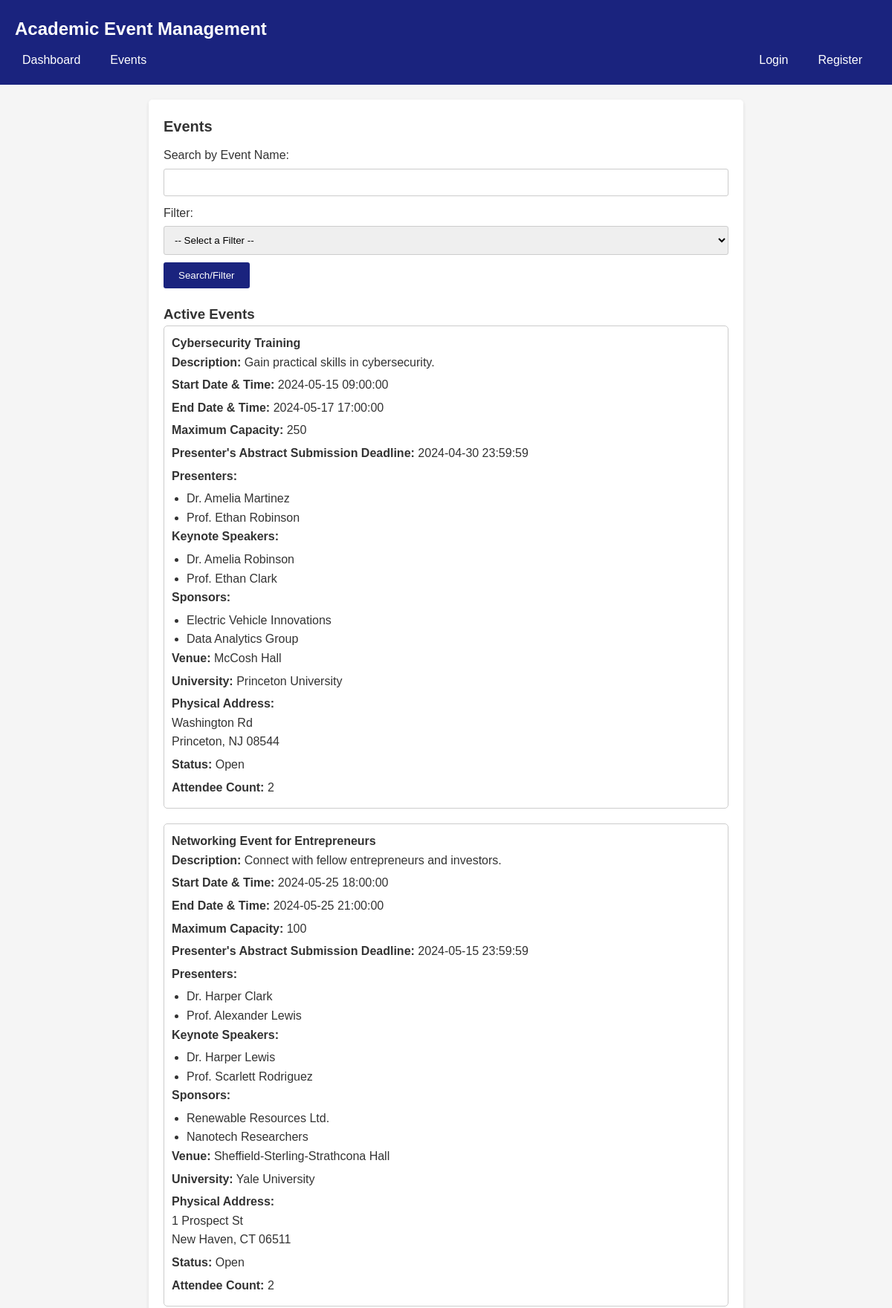
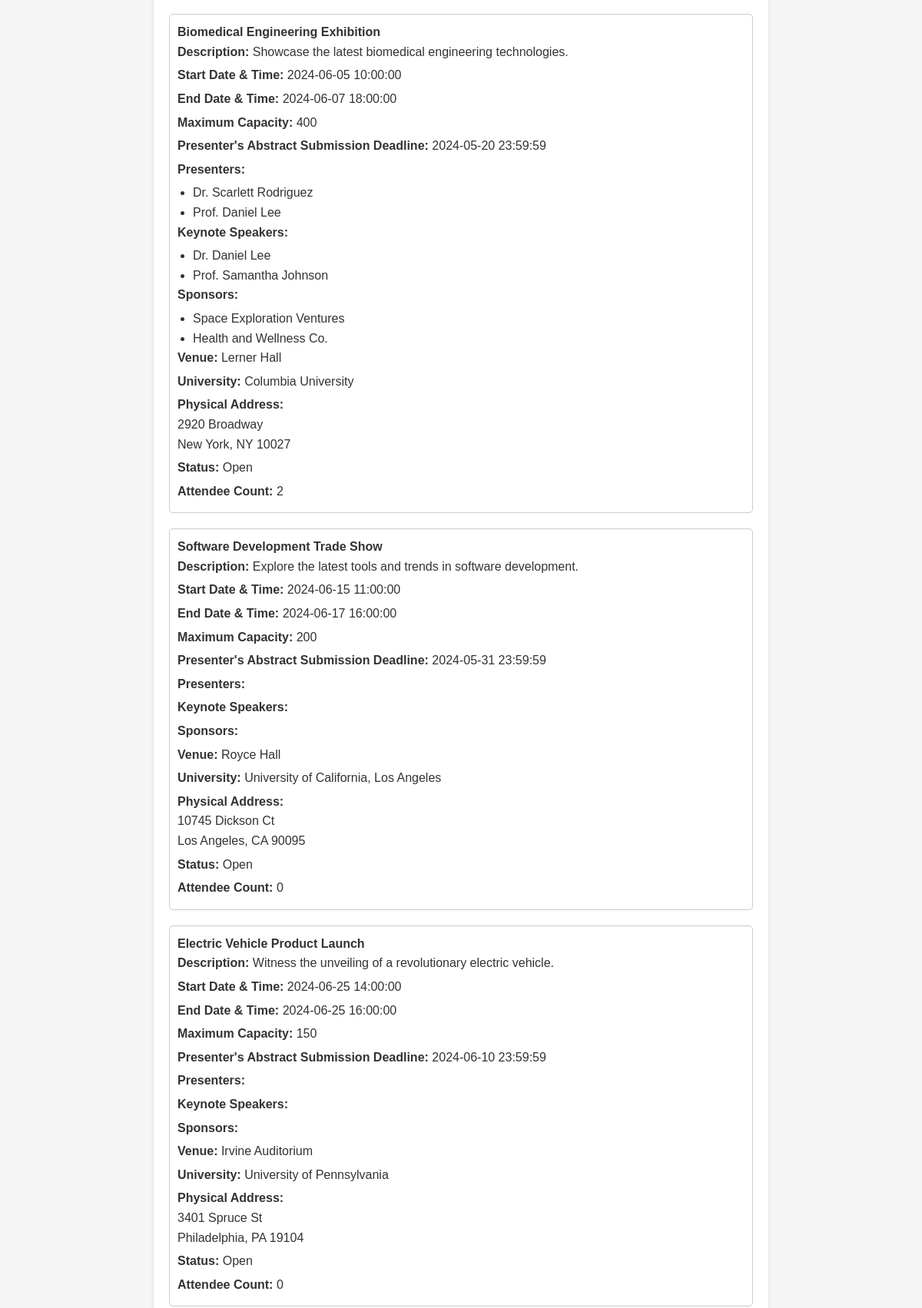
Screenshot of /events.php (upper part) with the database file from the repository (2 pictures, top to bottom).
### tables this page shows
CREATE TABLE IF NOT EXISTS `Event` (
    Event_ID INT PRIMARY KEY AUTO_INCREMENT,
    Event_Type_ID INT,
    Location_ID INT,
    U_ID INT,
    Start_Date_Time DATETIME,
    End_Date_Time DATETIME,
    Max_Capacity INT,
    Presenter_Deadline DATETIME,
    Event_Name VARCHAR(255),
    F_Date_Time DATETIME,
    Created_At DATETIME,
    Is_Published BOOLEAN,
    Description TEXT,
    Status ENUM('Open', 'Full', 'Cancelled') DEFAULT 'Open',
    FOREIGN KEY (Event_Type_ID) REFERENCES Event_Type(Event_Type_ID),
    FOREIGN KEY (Location_ID) REFERENCES Location(Location_ID),
    FOREIGN KEY (U_ID) REFERENCES U(U_ID)
);

CREATE TABLE IF NOT EXISTS Presenter (
    Presenter_ID INT PRIMARY KEY AUTO_INCREMENT,
    Presenter_Name VARCHAR(255),
    Create_At DATETIME
);

CREATE TABLE IF NOT EXISTS Speaker (
    Speaker_ID INT PRIMARY KEY AUTO_INCREMENT,
    Speaker_Name VARCHAR(255),
    Created_At DATETIME
);

CREATE TABLE IF NOT EXISTS Sponsor (
    Sponsor_ID INT PRIMARY KEY AUTO_INCREMENT,
    Sponsor_Name VARCHAR(255),
    Create_At DATETIME
);

CREATE TABLE IF NOT EXISTS Location (
    Location_ID INT PRIMARY KEY AUTO_INCREMENT,
    Venue VARCHAR(255),
    Street_Address VARCHAR(255),
    City VARCHAR(255),
    State VARCHAR(255),
    Zip_Code VARCHAR(10)
);

CREATE TABLE IF NOT EXISTS U (
    U_ID INT PRIMARY KEY AUTO_INCREMENT,
    U_Name VARCHAR(255),
    Created_At DATETIME
);

### events.php (the view, shortened to what this page needs)
<?php
require_once 'event_management.php';
$loggedIn = isset($_SESSION['user_id']);
$currentDate = date('Y-m-d');
?>
<!DOCTYPE html>
<html>
<head>
    <link rel="stylesheet" type="text/css" href="css/style.css">
</head>
<body>
<header>
    <h1>Academic Event Management</h1>
        <nav class="navbar">
            <ul class="navbar-left">
                <li><a href="dashboard.php">Dashboard</a></li>
                <li><a href="events.php">Events</a></li>
            </ul>
            <ul class="navbar-right">
                <?php if (isset($_SESSION['user_id'])) : ?>
                    <li><a href="logout.php">Logout</a></li>
                <?php else : ?>
                    <li><a href="login.php">Login</a></li>
                    <li><a href="register.php">Register</a></li>
                <?php endif; ?>
            </ul>
        </nav>
</header>
    <main>
        <h2>Events</h2>
        <form action="events.php" method="POST">
            <label for="search_name">Search by Event Name:</label>
            <input type="text" id="search_name" name="search_name">
            <label for="view_select">Filter:</label>
            <select id="view_select" name="view_select">
                <option value="">-- Select a Filter --</option>
            </select>
            <button type="submit">Search/Filter</button>
        </form>
        <?php
        if ($_SERVER["REQUEST_METHOD"] == "POST") {
            $search_name = $_POST["search_name"];
            $selectedView = $_POST["view_select"];
            if (!empty($search_name) && !empty($selectedView)) {
                $sql = "SELECT * FROM $selectedView WHERE Event_Name LIKE '%$search_name%'";
            } elseif (!empty($search_name)) {
                $sql = "SELECT * FROM `Event` WHERE Event_Name LIKE '%$search_name%'";
            } elseif (!empty($selectedView)) {
                $sql = "SELECT * FROM $selectedView";
            } else {
                $sql = "SELECT E.*, L.Venue, L.Street_Address, L.City, L.State, L.Zip_Code, U.U_Name,
                               (SELECT COUNT(*) FROM User_Event UE WHERE UE.Event_ID = E.Event_ID) AS Attendee_Count
                        FROM `Event` E
                        INNER JOIN Location L ON E.Location_ID = L.Location_ID
                        INNER JOIN U ON E.U_ID = U.U_ID
                        WHERE E.Is_Published = TRUE AND E.Start_Date_Time > '$currentDate'";
            }
            $result = $conn->query($sql);
            if ($result->num_rows > 0) {
                echo "<h3>Results</h3>";
                while ($row = $result->fetch_assoc()) {
                    echo "<div class='event'>";
                    echo "<h4>" . $row["Event_Name"] . "</h4>";
                    echo "<p><strong>Description:</strong> " . $row["Description"] . "</p>";
                    echo "<p><strong>Start Date & Time:</strong> " . $row["Start_Date_Time"] . "</p>";
                    echo "<p><strong>End Date & Time:</strong> " . $row["End_Date_Time"] . "</p>";
                    echo "<p><strong>Maximum Capacity:</strong> " . $row["Max_Capacity"] . "</p>";
                    echo "<p><strong>Presenter's Abstract Submission Deadline:</strong> " . $row["Presenter_Deadline"] . "</p>";
                    $event_id = $row["Event_ID"];
                    $presenter_sql = "SELECT P.Presenter_Name
                                      FROM Presenter P
                                      INNER JOIN Presenter_Event PE ON P.Presenter_ID = PE.Presenter_ID
                                      WHERE PE.Event_ID = $event_id";
                    $presenter_result = $conn->query($presenter_sql);
                    echo "<p><strong>Presenters:</strong></p>";
                    echo "<ul>";
                    while ($presenter_row = $presenter_result->fetch_assoc()) {
                        echo "<li>" .  $presenter_row["Presenter_Name"] . "</li>";
                    }
                    echo "</ul>";
                    $speaker_sql = "SELECT S.Speaker_Name
                                    FROM Speaker S
                                    INNER JOIN Speaker_Event SE ON S.Speaker_ID = SE.Speaker_ID
                                    WHERE SE.Event_ID = $event_id";
                    $speaker_result = $conn->query($speaker_sql);
                    echo "<p><strong>Keynote Speakers:</strong></p>";
                    echo "<ul>";
                    while ($speaker_row = $speaker_result->fetch_assoc()) {
                        echo "<li>" . $speaker_row["Speaker_Name"] . "</li>";
                    }
                    echo "</ul>";
                    $sponsor_sql = "SELECT S.Sponsor_Name
                                    FROM Sponsor S
                                    INNER JOIN Sponsor_Event SE ON S.Sponsor_ID = SE.Sponsor_ID
                                    WHERE SE.Event_ID = $event_id";
                    $sponsor_result = $conn->query($sponsor_sql);
                    echo "<p><strong>Sponsors:</strong></p>";
                    echo "<ul>";
                    while ($sponsor_row = $sponsor_result->fetch_assoc()) {
                        echo "<li>" . $sponsor_row["Sponsor_Name"] . "</li>";
                    }
                    echo "</ul>";
                    echo "<p><strong>Venue:</strong> " . $row["Venue"] . "</p>";
                    echo "<p><strong>University:</strong> " . $row["U_Name"] . "</p>";
                    echo "<p><strong>Physical Address:</strong><br>";
                    echo $row["Street_Address"] . "<br>";
                    echo $row["City"] . ", " . $row["State"] . " " . $row["Zip_Code"] . "</p>";
                    echo "<p><strong>Status:</strong> " . $row["Status"] . "</p>";
                    echo "<p><strong>Attendee Count:</strong> " . $row["Attendee_Count"] . "</p>";
                    if ($loggedIn) {
                        $user_id = $_SESSION['user_id'];
                        $check_enrollment_sql = "SELECT COUNT(*) AS enrolled FROM User_Event WHERE User_ID = $user_id AND Event_ID = $event_id";
                        $check_enrollment_result = $conn->query($check_enrollment_sql);
                        $check_enrollment_row = $check_enrollment_result->fetch_assoc();
                        $enrolled = $check_enrollment_row['enrolled'];
                        if ($enrolled) {
                            echo "<p>You are already enrolled in this event.</p>";
                        } else {
                            echo "<form action='enroll_event.php' method='POST'>";
                            echo "<input type='hidden' name='event_id' value='$event_id'>";
                            echo "<button type='submit'>Enroll</button>";
                            echo "</form>";
                        }
                    }
                    echo "</div>";
                }
            } else {
                echo "<p>No events found.</p>";
            }
        } else {
            $sql = "SELECT E.*, L.Venue, L.Street_Address, L.City, L.State, L.Zip_Code, U.U_Name,
                           (SELECT COUNT(*) FROM User_Event UE WHERE UE.Event_ID = E.Event_ID) AS Attendee_Count
                    FROM `Event` E
                    INNER JOIN Location L ON E.Location_ID = L.Location_ID
                    INNER JOIN U ON E.U_ID = U.U_ID
                    WHERE E.Is_Published = TRUE AND E.Start_Date_Time > '$currentDate'";
            $result = $conn->query($sql);
            if ($result->num_rows > 0) {
                echo "<h3>Active Events</h3>";
                while ($row = $result->fetch_assoc()) {
                    echo "<div class='event'>";
                    echo "<h4>" . $row["Event_Name"] . "</h4>";
                    echo "<p><strong>Description:</strong> " . $row["Description"] . "</p>";
                    echo "<p><strong>Start Date & Time:</strong> " . $row["Start_Date_Time"] . "</p>";
                    echo "<p><strong>End Date & Time:</strong> " . $row["End_Date_Time"] . "</p>";
                    echo "<p><strong>Maximum Capacity:</strong> " . $row["Max_Capacity"] . "</p>";
                    echo "<p><strong>Presenter's Abstract Submission Deadline:</strong> " . $row["Presenter_Deadline"] . "</p>";
                    $event_id = $row["Event_ID"];
                    $presenter_sql = "SELECT P.Presenter_Name
                                      FROM Presenter P
                                      INNER JOIN Presenter_Event PE ON P.Presenter_ID = PE.Presenter_ID
                                      WHERE PE.Event_ID = $event_id";
                    $presenter_result = $conn->query($presenter_sql);
                    echo "<p><strong>Presenters:</strong></p>";
                    echo "<ul>";
                    while ($presenter_row = $presenter_result->fetch_assoc()) {
                        echo "<li>" . $presenter_row["Presenter_Name"] . "</li>";
                    }
                    echo "</ul>";
                    $speaker_sql = "SELECT S.Speaker_Name
                                    FROM Speaker S
                                    INNER JOIN Speaker_Event SE ON S.Speaker_ID = SE.Speaker_ID
                                    WHERE SE.Event_ID = $event_id";
                    $speaker_result = $conn->query($speaker_sql);
                    echo "<p><strong>Keynote Speakers:</strong></p>";
                    echo "<ul>";
                    while ($speaker_row = $speaker_result->fetch_assoc()) {
                        echo "<li>" . $speaker_row["Speaker_Name"] . "</li>";
                    }
                    echo "</ul>";
                    $sponsor_sql = "SELECT S.Sponsor_Name
                                    FROM Sponsor S
                                    INNER JOIN Sponsor_Event SE ON S.Sponsor_ID = SE.Sponsor_ID
                                    WHERE SE.Event_ID = $event_id";
                    $sponsor_result = $conn->query($sponsor_sql);
                    echo "<p><strong>Sponsors:</strong></p>";
                    echo "<ul>";
                    while ($sponsor_row = $sponsor_result->fetch_assoc()) {
                        echo "<li>" . $sponsor_row["Sponsor_Name"] . "</li>";
                    }
                    echo "</ul>";
                    echo "<p><strong>Venue:</strong> " . $row["Venue"] . "</p>";
                    echo "<p><strong>University:</strong> " . $row["U_Name"] . "</p>";
                    echo "<p><strong>Physical Address:</strong><br>";
                    echo $row["Street_Address"] . "<br>";
                    echo $row["City"] . ", " . $row["State"] . " " . $row["Zip_Code"] . "</p>";
                    echo "<p><strong>Status:</strong> " . $row["Status"] . "</p>";
                    echo "<p><strong>Attendee Count:</strong> " . $row["Attendee_Count"] . "</p>";
            if ($loggedIn) {
                $user_id = $_SESSION['user_id'];
                $check_enrollment_sql = "SELECT COUNT(*) AS enrolled FROM User_Event WHERE User_ID = $user_id AND Event_ID = $event_id";
                $check_enrollment_result = $conn->query($check_enrollment_sql);
                $check_enrollment_row = $check_enrollment_result->fetch_assoc();
                $enrolled = $check_enrollment_row['enrolled'];
                if ($enrolled) {
                    echo "<form action='enroll_event.php' method='POST'>";
                    echo "<input type='hidden' name='event_id' value='$event_id'>";
                    echo "<button type='submit' name='unenroll'>Unenroll</button>";
                    echo "</form>";
                } else {
                    echo "<form action='enroll_event.php' method='POST'>";
                    echo "<input type='hidden' name='event_id' value='$event_id'>";
                    echo "<button type='submit' name='enroll'>Enroll</button>";
                    echo "</form>";
                }
            }                    echo "</div>";
                }
            } else {
                echo "<p>No active events found.</p>";
            }
        }
        ?>
    </main>
</body>
</html>

### css/style.css (style rules this page uses)
* { margin: 0; padding: 0; box-sizing: border-box; }
body { font-family: Arial, sans-serif; background-color: #f5f5f5; color: #333; line-height: 1.6; }
header { background-color: #1a237e; color: #fff; padding: 20px; }
h1 { font-size: 24px; margin-bottom: 10px; }
.navbar { display: flex; justify-content: space-between; align-items: center; }
.navbar-left { display: flex; gap: 10px; }
.navbar-right { display: flex; gap: 10px; }
nav ul { list-style: none; }
nav ul li { display: inline-block; margin-right: 10px; }
nav ul li a { color: #fff; text-decoration: none; padding: 5px 10px; border-radius: 3px; transition: background-color 0.3s ease; }
main { max-width: 800px; margin: 20px auto; background-color: #fff; padding: 20px; border-radius: 5px; box-shadow: 0 2px 5px rgba(0, 0, 0, 0.1); }
h2 { font-size: 20px; margin-bottom: 10px; }
form { margin-bottom: 20px; }
label { display: block; margin-bottom: 5px; }
input[type="text"], input[type="email"], input[type="password"], input[type="tel"], input[type="number"], input[type="datetime-local"], textarea, select { width: 100%; padding: 10px; border: 1px solid #ccc; border-radius: 3px; margin-bottom: 10px; }
button { background-color: #1a237e; color: #fff; border: none; padding: 10px 20px; border-radius: 3px; cursor: pointer; transition: background-color 0.3s ease; }
.event { margin-bottom: 20px; padding: 10px; border: 1px solid #ccc; border-radius: 5px; }
.event h4 { margin-top: 0; }
.event p { margin-bottom: 5px; }
.event ul { margin: 0; padding-left: 20px; }

### rows the page displays
event: Event_Name "Cybersecurity Training", Description "Gain practical skills in cybersecurity.", Start_Date_Time "2024-05-15 09:00:00", End_Date_Time "2024-05-17 17:00:00", Max_Capacity "250", Presenter_Deadline "2024-04-30 23:59:59", Location_ID.Venue "McCosh Hall", U_ID.U_Name "Princeton University", Location_ID.Street_Address "Washington Rd", Location_ID.City "Princeton", Location_ID.State "NJ", Location_ID.Zip_Code "08544", Status "Open", Attendee_Count "2"
presenter: Presenter_Name "Dr. Amelia Martinez"
presenter: Presenter_Name "Prof. Ethan Robinson"
speaker: Speaker_Name "Dr. Amelia Robinson"
speaker: Speaker_Name "Prof. Ethan Clark"
sponsor: Sponsor_Name "Electric Vehicle Innovations"
sponsor: Sponsor_Name "Data Analytics Group"
event: Event_Name "Networking Event for Entrepreneurs", Description "Connect with fellow entrepreneurs and investors.", Start_Date_Time "2024-05-25 18:00:00", End_Date_Time "2024-05-25 21:00:00", Max_Capacity "100", Presenter_Deadline "2024-05-15 23:59:59", Location_ID.Venue "Sheffield-Sterling-Strathcona Hall", U_ID.U_Name "Yale University", Location_ID.Street_Address "1 Prospect St", Location_ID.City "New Haven", Location_ID.State "CT", Location_ID.Zip_Code "06511", Status "Open", Attendee_Count "2"
presenter: Presenter_Name "Dr. Harper Clark"
presenter: Presenter_Name "Prof. Alexander Lewis"
speaker: Speaker_Name "Dr. Harper Lewis"
speaker: Speaker_Name "Prof. Scarlett Rodriguez"
sponsor: Sponsor_Name "Renewable Resources Ltd."
sponsor: Sponsor_Name "Nanotech Researchers"
event: Event_Name "Biomedical Engineering Exhibition", Description "Showcase the latest biomedical engineering technologies.", Start_Date_Time "2024-06-05 10:00:00", End_Date_Time "2024-06-07 18:00:00", Max_Capacity "400", Presenter_Deadline "2024-05-20 23:59:59", Location_ID.Venue "Lerner Hall", U_ID.U_Name "Columbia University", Location_ID.Street_Address "2920 Broadway", Location_ID.City "New York", Location_ID.State "NY", Location_ID.Zip_Code "10027", Status "Open", Attendee_Count "2"
presenter: Presenter_Name "Dr. Scarlett Rodriguez"
presenter: Presenter_Name "Prof. Daniel Lee"
speaker: Speaker_Name "Dr. Daniel Lee"
speaker: Speaker_Name "Prof. Samantha Johnson"
sponsor: Sponsor_Name "Space Exploration Ventures"
sponsor: Sponsor_Name "Health and Wellness Co."
event: Event_Name "Software Development Trade Show", Description "Explore the latest tools and trends in software development.", Start_Date_Time "2024-06-15 11:00:00", End_Date_Time "2024-06-17 16:00:00", Max_Capacity "200", Presenter_Deadline "2024-05-31 23:59:59", Location_ID.Venue "Royce Hall", U_ID.U_Name "University of California, Los Angeles", Location_ID.Street_Address "10745 Dickson Ct", Location_ID.City "Los Angeles", Location_ID.State "CA", Location_ID.Zip_Code "90095", Status "Open", Attendee_Count "0"
event: Event_Name "Electric Vehicle Product Launch", Description "Witness the unveiling of a revolutionary electric vehicle.", Start_Date_Time "2024-06-25 14:00:00", End_Date_Time "2024-06-25 16:00:00", Max_Capacity "150", Presenter_Deadline "2024-06-10 23:59:59", Location_ID.Venue "Irvine Auditorium", U_ID.U_Name "University of Pennsylvania", Location_ID.Street_Address "3401 Spruce St", Location_ID.City "Philadelphia", Location_ID.State "PA", Location_ID.Zip_Code "19104", Status "Open", Attendee_Count "0"
